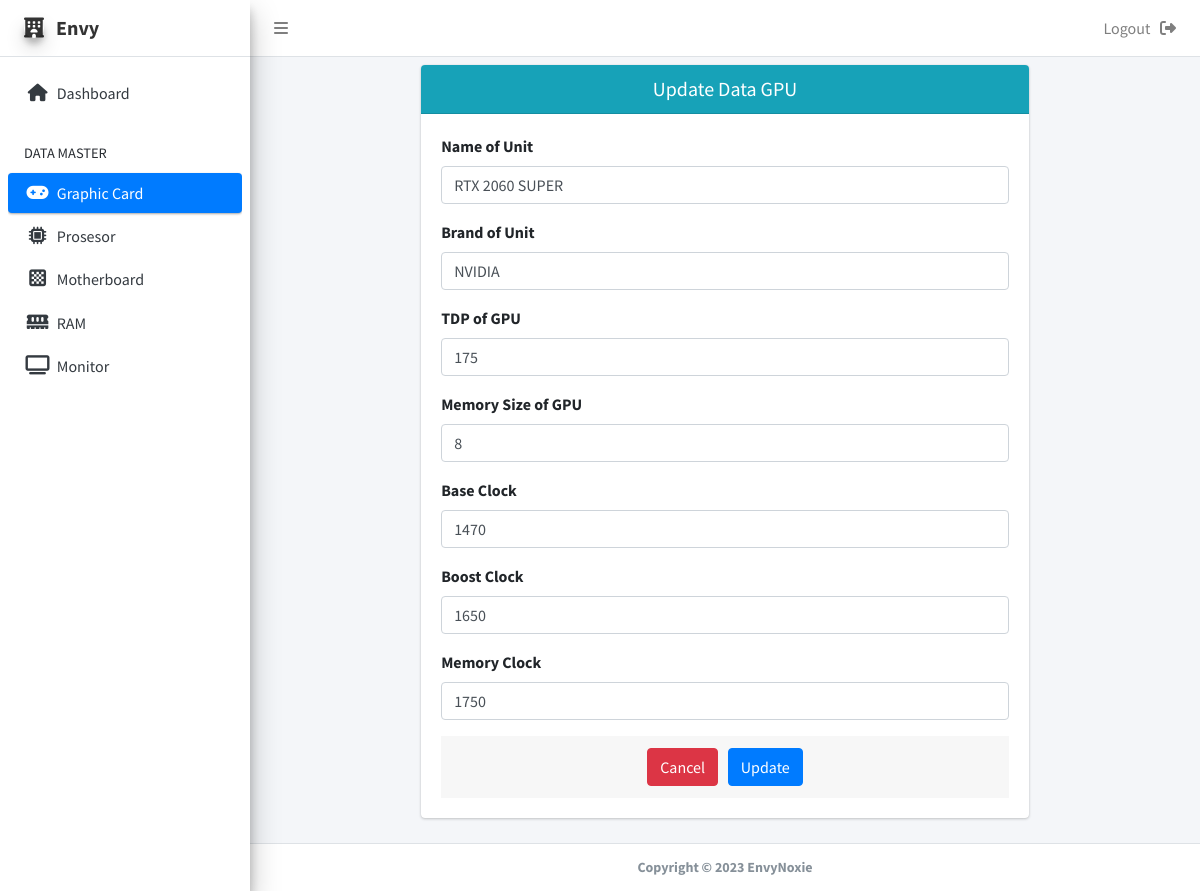
The app's page /admin/edit/edit_gpu.php?id=21 with its own data.
### tables this page shows
CREATE TABLE `gpu` (
  `id_gpu` int(30) NOT NULL,
  `merk_gpu` varchar(20) NOT NULL,
  `nama_gpu` varchar(255) NOT NULL,
  `tdp_gpu` int(255) NOT NULL,
  `memory_gpu` int(10) NOT NULL,
  `baseclock_gpu` int(10) NOT NULL,
  `boostclock_gpu` int(10) NOT NULL,
  `memoryclock_gpu` int(10) NOT NULL
);

### admin/edit/edit_gpu.php (the view, shortened to what this page needs)
<?php
include("../../koneksi.php");
include 'header.php';
    ?>
    <div class="content-wrapper">
      <section class="content">
        <div class="container-fluid">
          <div class="row justify-content-center pt-2">
            <div class="col-md-8">
              <div class="card card-info">
                <div class="card-header">
                  <h5 class="text-center m-0">Update Data GPU</h5>
                </div>
                <?php
                    $id = $_GET['id'];
                    $result = mysqli_query($koneksi, "SELECT * FROM gpu WHERE id_gpu='$id'");
                    while ($item = mysqli_fetch_array($result)){
                      $nama = $item['nama_gpu'];
                      $merk = $item['merk_gpu'];
                      $tdp = $item['tdp_gpu'];
                      $memory = $item['memory_gpu'];
                      $baseclock = $item['baseclock_gpu'];
                      $boostclock = $item['boostclock_gpu'];
                      $memoryclock = $item['memoryclock_gpu'];
                  ?>
                <form role="form" method="post" action="">
                  <div class="card-body">
                    <div class="form-group">
                      <label for="">Name of Unit</label>
                      <input type="text" name="nama_gpu" class="form-control" value="<?= $nama; ?>" required>
                    </div>
                    <div class="form-group">
                      <label for="">Brand of Unit</label>
                      <input type="text" name="merk_gpu" class="form-control" value="<?= $merk; ?>" required>
                    </div>
                    <div class="form-group">
                      <label for="">TDP of GPU</label>
                      <input type="number" name="tdp_gpu" class="form-control" value="<?= $tdp; ?>" required>
                    </div>
                    <div class="form-group">
                      <label for="">Memory Size of GPU</label>
                      <input type="number" name="memory" class="form-control" value="<?= $memory; ?>" required>
                    </div>
                    <div class="form-group">
                      <label>Base Clock</label>
                      <input type="number" name="baseclock" class="form-control" value="<?= $baseclock; ?>" required>
                    </div>
                    <div class="form-group">
                      <label>Boost Clock</label>
                      <input type="number" name="boostclock" class="form-control" value="<?= $boostclock; ?>" required>
                    </div>
                    <div class="form-group">
                      <label>Memory Clock</label>
                      <input type="number" name="memoryclock" class="form-control" value="<?= $memoryclock; ?>" required>
                    </div>
                    <div class="card-footer text-center">
                      <a href="../gpu.php" name="batal" class="btn btn-danger">Cancel</a>
                      <button type="submit" name="update" class="btn btn-primary" onclick="return confirm('Apakah Anda Yakin Ingin Menyimpan Perubahan Data?')">Update</button>
                    </div>
                </form>
                <?php } ?>
              </div>
            </div>
          </div>
        </div>
      </section>
    </div>
    <?php include '../footer.php'; ?>
</body>
</html>

### records on screen
gpu: nama_gpu "RTX 2060 SUPER", merk_gpu "NVIDIA", tdp_gpu "175", memory "8", baseclock "1470", boostclock "1650", memoryclock "1750"
